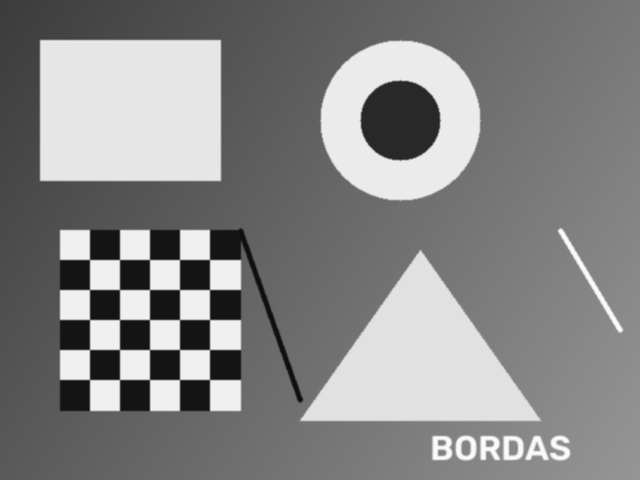
#> input picture imagens/entrada/teste.png, 640 x 480 px; its folder holds 2 pictures in this run
$ python utils.py   (older library calls are emulated)
#> lines starting #> are read from the running program, lines starting #| are printed output that depends on the picture; after the words box and inside, x2 and y2 are one past the last pixel; in counts of white or black regions, pixels touching at a corner belong together
### src/operadores.py
"""Operadores de gradiente Prewitt e Sobel e operações auxiliares.

Responsável: Fernando Barros Greca.

Os operadores estimam as derivadas horizontal (Gx) e vertical (Gy) por
correlação com kernels 3×3. Os resultados são mantidos em float64 para
preservar valores negativos e evitar perder bordas de uma das polaridades.
"""

import cv2
import numpy as np


# Gy é a transposta de Gx. A orientação do kernel segue a convenção de
# correlação de cv2.filter2D (o kernel não é invertido).
KERNELS: dict[str, tuple[np.ndarray, np.ndarray]] = {
    "prewitt": (
        np.array([[-1, 0, 1], [-1, 0, 1], [-1, 0, 1]], dtype=np.float64),
        np.array([[-1, -1, -1], [0, 0, 0], [1, 1, 1]], dtype=np.float64),
    ),
    "sobel": (
        np.array([[-1, 0, 1], [-2, 0, 2], [-1, 0, 1]], dtype=np.float64),
        np.array([[-1, -2, -1], [0, 0, 0], [1, 2, 1]], dtype=np.float64),
    ),
    "scharr": (
        np.array([[-3, 0, 3], [-10, 0, 10], [-3, 0, 3]], dtype=np.float64),
        np.array([[-3, -10, -3], [0, 0, 0], [3, 10, 3]], dtype=np.float64),
    ),
}


# [41 lines left out: function convolucao_manual, not called in this run]


def aplicar_prewitt(img: np.ndarray) -> tuple[np.ndarray, np.ndarray]:
    """Calcula Gx e Gy da imagem usando os kernels Prewitt.

    Parâmetros:
        img: imagem 2D em tons de cinza.

    Retorna:
        Tupla (gx, gy) de matrizes float64, na mesma dimensão da imagem.
    """
    imagem = np.asarray(img)
    if imagem.ndim != 2:
        raise ValueError("A imagem deve ser uma matriz 2D em tons de cinza.")
    kernel_x, kernel_y = KERNELS["prewitt"]
    gx = cv2.filter2D(imagem, cv2.CV_64F, kernel_x)
    gy = cv2.filter2D(imagem, cv2.CV_64F, kernel_y)
    return gx, gy


# [23 lines left out: function figuras_sobel, not called in this run]


def aplicar_sobel(img: np.ndarray, ksize: int = 3) -> tuple[np.ndarray, np.ndarray]:
    """Calcula Gx e Gy com cv2.Sobel e profundidade float64.

    Parâmetros:
        img: imagem 2D em tons de cinza.
        ksize: tamanho do kernel Sobel; OpenCV aceita 1, 3, 5 ou 7.

    Retorna:
        Tupla (gx, gy) de matrizes float64, na mesma dimensão da imagem.
    """
    imagem = np.asarray(img)
    if imagem.ndim != 2:
        raise ValueError("A imagem deve ser uma matriz 2D em tons de cinza.")
    if ksize not in (1, 3, 5, 7):
        raise ValueError("ksize deve ser 1, 3, 5 ou 7 para o operador Sobel.")
    gx = cv2.Sobel(imagem, cv2.CV_64F, 1, 0, ksize=ksize)
    gy = cv2.Sobel(imagem, cv2.CV_64F, 0, 1, ksize=ksize)
    return gx, gy


def magnitude(gx: np.ndarray, gy: np.ndarray) -> np.ndarray:
    """Calcula a força do gradiente: sqrt(Gx² + Gy²), em float64.

    Parâmetros:
        gx: derivada horizontal.
        gy: derivada vertical, com o mesmo formato de gx.

    Retorna:
        Matriz float64 com a magnitude em cada pixel.
    """
    gradiente_x = np.asarray(gx, dtype=np.float64)
    gradiente_y = np.asarray(gy, dtype=np.float64)
    if gradiente_x.shape != gradiente_y.shape:
        raise ValueError("gx e gy precisam ter o mesmo formato.")
    return np.hypot(gradiente_x, gradiente_y)


# [15 lines left out: function direcao, not called in this run]

### src/scharr_parametros.py
"""Scharr e análise de parâmetros dos detectores de bordas por gradiente.

Responsável: Igor Domingues Pereira.

Os gradientes permanecem em float64. A normalização para 0..255 acontece
somente na visualização e antes de aplicar os limiares da figura 08.
"""

import cv2
import numpy as np


def aplicar_scharr(img: np.ndarray) -> tuple[np.ndarray, np.ndarray]:
    """Retorna (gx, gy) do Scharr 3x3, em float64 e no tamanho da imagem.

    img deve ser uma matriz 2D em tons de cinza. A profundidade CV_64F
    preserva tanto derivadas negativas quanto valores acima de 255.
    """
    imagem = np.asarray(img, dtype=np.float64)
    if imagem.ndim != 2 or imagem.size == 0:
        raise ValueError("A imagem deve ser uma matriz 2D não vazia em tons de cinza.")
    gx = cv2.Scharr(imagem, cv2.CV_64F, 1, 0)
    gy = cv2.Scharr(imagem, cv2.CV_64F, 0, 1)
    return gx, gy


# [133 lines left out: functions adicionar_ruido, limiarizar, figura_ksize, figura_blur_ruido, figura_limiar, comparar_rotacao, not called in this run]

### src/utils.py
"""
Funções utilitárias do projeto (Grupo 05 | Tema 03 | Detectores de Bordas por Gradiente).

Responsável: Felipe Caldeira Akryghti.

Este módulo reúne o que os outros módulos usam o tempo todo:
    - carregar_cinza : lê a imagem do disco já em tons de cinza (uint8)
    - normalizar     : converte gradientes float64 (com negativos) em uint8 0..255
    - salvar         : grava resultados em imagens/saida/
    - mostrar_grade  : monta uma grade de imagens com matplotlib
    - mapa_direcao   : pinta a direção do gradiente (matiz) e a força (brilho)

E gera duas figuras da apresentação:
    - figura_comparacao -> imagens/saida/05_comparacao_operadores.png
    - figura_direcao    -> imagens/saida/09_direcao.png
"""

import math
from pathlib import Path

import cv2
import matplotlib.pyplot as plt
import numpy as np

# Raiz do repositório = pasta acima de src/.
# Usamos o caminho deste arquivo (e não a pasta atual do terminal) para que
# o código funcione igual quando chamado do notebook (notebooks/), do
# Streamlit (app/) ou da raiz do repositório.
RAIZ = Path(__file__).resolve().parent.parent
PASTA_SAIDA = RAIZ / "imagens" / "saida"


# ---------------------------------------------------------------------------
# Funções do contrato
# ---------------------------------------------------------------------------

def carregar_cinza(caminho: str) -> np.ndarray:
    """Carrega uma imagem do disco em tons de cinza.

    Caminhos relativos são procurados primeiro a partir da pasta atual e,
    se não existirem ali, a partir da raiz do repositório. Assim
    "imagens/entrada/teste.png" funciona tanto na raiz quanto em notebooks/.

    Parâmetros:
        caminho: caminho do arquivo de imagem (png, jpg, ...).

    Retorna:
        Matriz 2D uint8 (valores de 0 a 255), um valor de brilho por pixel.

    Erros:
        FileNotFoundError: o arquivo não existe.
        ValueError: o arquivo existe, mas não é uma imagem válida.
    """
#> called with caminho = 'imagens/entrada/teste.png'
    arquivo = Path(caminho)
    if not arquivo.is_absolute() and not arquivo.exists():
        arquivo = RAIZ / arquivo

    if not arquivo.is_file():
        raise FileNotFoundError(
            f"Imagem não encontrada: '{caminho}'. Confira o nome do arquivo "
            f"e a pasta (exemplo: imagens/entrada/teste.png)."
        )

    # cv2.imread falha no Windows quando o caminho tem acentos
    # (ex.: "Área de Trabalho"). Por isso lemos os bytes com NumPy e
    # deixamos o OpenCV só decodificar o conteúdo.
    dados = np.fromfile(str(arquivo), dtype=np.uint8)
    imagem = None
    if dados.size > 0:
        # IMREAD_GRAYSCALE converte cor em cinza pela luminância:
        # Y = 0,299 R + 0,587 G + 0,114 B
        imagem = cv2.imdecode(dados, cv2.IMREAD_GRAYSCALE)
#> imagem is the input picture: shape (480, 640); min 15, max 250, mean 133.9

    if imagem is None:
        raise ValueError(
            f"O arquivo '{arquivo}' existe, mas não é uma imagem que o "
            f"OpenCV consiga ler."
        )
    return imagem


def normalizar(img: np.ndarray) -> np.ndarray:
    """Reescala os valores da imagem para 0..255 (min-max) e devolve uint8.

    Os gradientes saem em float64, com valores negativos e acima de 255,
    e não podem ser exibidos nem salvos diretamente. A normalização
    min-max leva o menor valor para 0 e o maior para 255:

        saida = (img - min) / (max - min) * 255

    Uma imagem constante (max == min, sem nenhuma borda) vira toda preta.

    Parâmetros:
        img: matriz de qualquer tipo numérico (uint8, float64, ...).

    Retorna:
        Matriz uint8 com o mesmo formato, valores entre 0 e 255.
    """
    # float64 primeiro: o OpenCV não aceita alguns tipos inteiros (ex.: int64).
    img = np.asarray(img, dtype=np.float64)
    return cv2.normalize(img, None, 0, 255, cv2.NORM_MINMAX, dtype=cv2.CV_8U)


def salvar(img: np.ndarray, nome: str) -> str:
    """Salva uma imagem em imagens/saida/, criando a pasta se ela não existir.

    Se a imagem não for uint8 (por exemplo, um gradiente float64), ela é
    normalizada para 0..255 antes de gravar. Sem extensão no nome, usa .png.

    Parâmetros:
        img: imagem em tons de cinza (2D) ou colorida em BGR (3 canais).
        nome: nome do arquivo, por exemplo "04_sobel_magnitude.png".

    Retorna:
        O caminho completo do arquivo salvo, como texto.
    """
    caminho = _caminho_saida(nome)
    img = np.asarray(img)
    if img.dtype != np.uint8:
        img = normalizar(img)

    # cv2.imwrite também falha com acentos no caminho no Windows, então
    # codificamos a imagem em memória (imencode) e gravamos os bytes.
    try:
        ok, conteudo = cv2.imencode(caminho.suffix, img)
    except cv2.error as erro:
        raise ValueError(f"Não foi possível salvar '{nome}': {erro}") from erro
    if not ok:
        raise ValueError(f"Não foi possível codificar a imagem '{nome}'.")
    conteudo.tofile(str(caminho))
    return str(caminho)


def mostrar_grade(imagens: list, titulos: list, colunas: int = 3,
                  nome_saida: str | None = None):
    """Mostra várias imagens lado a lado em uma grade (matplotlib).

    Regras de exibição:
        - imagens 2D aparecem em tons de cinza, de 0 (preto) a 255 (branco);
        - imagens que não são uint8 (gradientes float64) são normalizadas
          antes, com normalizar(); em Gx e Gy o zero vira cinza médio;
        - imagens de 3 canais são tratadas como BGR (padrão do OpenCV) e
          convertidas para RGB, que é o que o matplotlib espera;
        - os eixos (réguas com números) são escondidos.

    Em notebooks (Jupyter/Colab) a figura aparece na célula. Em scripts sem
    janela (backend "Agg", como no gerar_figuras.py) ela só é salva.

    Parâmetros:
        imagens: lista de matrizes NumPy.
        titulos: lista de títulos, um para cada imagem.
        colunas: quantas imagens por linha (padrão 3).
        nome_saida: se informado, salva a figura em imagens/saida/<nome_saida>.

    Retorna:
        O caminho do arquivo salvo, ou None se nome_saida não foi informado.
    """
    if len(imagens) == 0:
        raise ValueError("A lista de imagens está vazia.")
    if len(imagens) != len(titulos):
        raise ValueError(
            f"São {len(imagens)} imagens e {len(titulos)} títulos; "
            f"as quantidades precisam ser iguais."
        )

    colunas = max(1, min(colunas, len(imagens)))
    linhas = math.ceil(len(imagens) / colunas)
    figura, eixos = plt.subplots(linhas, colunas,
                                 figsize=(4.5 * colunas, 4.5 * linhas),
                                 squeeze=False)

    for eixo in eixos.flat:
        eixo.axis("off")  # também esconde as células vazias da última linha

    for eixo, img, titulo in zip(eixos.flat, imagens, titulos):
        img = np.asarray(img)
        if img.dtype != np.uint8:
            img = normalizar(img)
        if img.ndim == 3:
            eixo.imshow(cv2.cvtColor(img, cv2.COLOR_BGR2RGB))
        else:
            # vmin/vmax fixos: 0 é sempre preto e 255 sempre branco
            # (sem isso o matplotlib reescalaria cada imagem por conta própria).
            eixo.imshow(img, cmap="gray", vmin=0, vmax=255)
        eixo.set_title(titulo, fontsize=13)

    figura.tight_layout()

    caminho = None
    if nome_saida:
        caminho = str(_caminho_saida(nome_saida))
        figura.savefig(caminho, dpi=150, bbox_inches="tight", facecolor="white")
    _exibir_e_fechar(figura)
    return caminho


def mapa_direcao(gx: np.ndarray, gy: np.ndarray) -> np.ndarray:
    """Gera uma imagem colorida da direção do gradiente.

    Usa o espaço de cores HSV:
        H (matiz)      = direção  theta = arctan2(Gy, Gx)
        S (saturação)  = 255 (cores puras)
        V (brilho)     = magnitude G = sqrt(Gx² + Gy²), normalizada para 0..255

    Assim, a cor diz para onde a intensidade cresce e o brilho diz quão
    forte é a borda. Regiões lisas (G perto de 0) ficam pretas.

    Convenção de ângulos (o eixo y da imagem aponta para BAIXO):
        0° -> direita (vermelho), 90° -> baixo, 180° -> esquerda (ciano),
        270° (= -90°) -> cima.

    Parâmetros:
        gx: derivada na direção x (float64).
        gy: derivada na direção y (float64), mesmo formato de gx.

    Retorna:
        Imagem BGR uint8 (formato do OpenCV), mesmo tamanho de gx.
    """
    gx = np.asarray(gx, dtype=np.float64)
    gy = np.asarray(gy, dtype=np.float64)
    if gx.shape != gy.shape:
        raise ValueError(f"gx {gx.shape} e gy {gy.shape} têm formatos diferentes.")

    # arctan2 devolve o ângulo em (-180°, 180°]; o resto da divisão por 360
    # leva para [0°, 360°), que é a volta completa do círculo de cores.
    angulo = np.degrees(np.arctan2(gy, gx)) % 360.0

    # No OpenCV, com uint8, a matiz vai de 0 a 179 (cada unidade = 2 graus).
    matiz = (np.round(angulo / 2.0) % 180).astype(np.uint8)
    saturacao = np.full(gx.shape, 255, dtype=np.uint8)
    brilho = normalizar(np.hypot(gx, gy))  # hypot = sqrt(gx² + gy²)

    hsv = cv2.merge([matiz, saturacao, brilho])
    return cv2.cvtColor(hsv, cv2.COLOR_HSV2BGR)


# ---------------------------------------------------------------------------
# Figuras da apresentação (05 e 09)
# ---------------------------------------------------------------------------

def figura_comparacao(img: np.ndarray) -> str:
    """Gera 05_comparacao_operadores.png: magnitude de Prewitt, Sobel e Scharr.

    Mostra lado a lado a imagem original e a magnitude G = sqrt(Gx² + Gy²)
    de cada operador. Cada magnitude é normalizada para 0..255 para ser
    exibida; o título mostra o valor máximo original, porque a escala dos
    operadores é diferente (soma dos pesos de um lado do kernel:
    Prewitt 3, Sobel 4, Scharr 16).

    Parâmetros:
        img: imagem em tons de cinza (uint8).

    Retorna:
        O caminho do arquivo salvo.
    """
    # Importados aqui dentro (e não no topo do arquivo) para evitar import
    # circular: os outros módulos também podem importar funções deste.
    from src.operadores import aplicar_prewitt, aplicar_sobel, magnitude
    from src.scharr_parametros import aplicar_scharr

    magnitudes = {
        "Prewitt": magnitude(*aplicar_prewitt(img)),
        "Sobel": magnitude(*aplicar_sobel(img)),
        "Scharr": magnitude(*aplicar_scharr(img)),
    }
#> in aplicar_prewitt, `gy = cv2.filter2D(imagem, cv2.CV_64F, kernel_y)`:
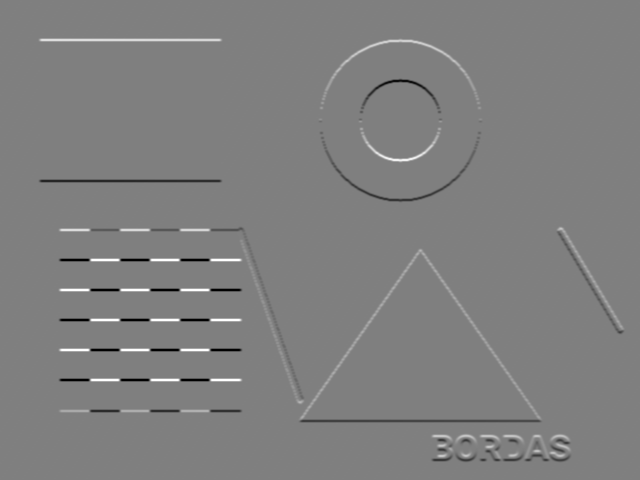
#> gy: shape (480, 640) float64; min -504, max 504, mean 0.4; drawn with min black and max white

    imagens = [img]
    titulos = ["Original"]
    for nome, mag in magnitudes.items():
        imagens.append(normalizar(mag))
        titulos.append(f"{nome}\nmáx = {mag.max():.0f}")
#> this loop made 3 passes
#> nome on passes 1 to 3: 'Prewitt', 'Sobel', 'Scharr'
#> after the loop, imagens = 4 items; titulos = 4 items

    return mostrar_grade(imagens, titulos, colunas=4,
                         nome_saida="05_comparacao_operadores.png")
#> in mostrar_grade, `colunas = max(1, min(colunas, len(imagens)))`: colunas = 4
#> in mostrar_grade, `linhas = math.ceil(len(imagens) / colunas)`: linhas = 1
#> the loop in mostrar_grade, `for eixo in eixos.flat:` made 4 passes
#> the loop in mostrar_grade, `for eixo, img, titulo in zip(eixos.flat, imagens, titulos):` made 4 passes


def figura_direcao(img: np.ndarray) -> str:
    """Gera 09_direcao.png: mapa de direção do gradiente com legenda de cores.

    Calcula Gx e Gy com Sobel 3x3, pinta a direção com mapa_direcao() e
    desenha ao lado uma roda de cores que explica qual cor corresponde a
    cada ângulo.

    Parâmetros:
        img: imagem em tons de cinza (uint8).

    Retorna:
        O caminho do arquivo salvo.
    """
    from src.operadores import aplicar_sobel  # import local (ver figura_comparacao)

    gx, gy = aplicar_sobel(img)
    mapa = mapa_direcao(gx, gy)

    figura = plt.figure(figsize=(15, 5.4))
    grade = figura.add_gridspec(1, 3, width_ratios=[1, 1, 0.8], wspace=0.08)

    eixo_original = figura.add_subplot(grade[0])
    eixo_original.imshow(img, cmap="gray", vmin=0, vmax=255)
    eixo_original.set_title("Original", fontsize=13)
    eixo_original.axis("off")

    eixo_mapa = figura.add_subplot(grade[1])
    eixo_mapa.imshow(cv2.cvtColor(mapa, cv2.COLOR_BGR2RGB))
    eixo_mapa.set_title("Direção do gradiente (Sobel 3×3)", fontsize=13)
    eixo_mapa.axis("off")

    _desenhar_legenda_direcao(figura.add_subplot(grade[2]))

    caminho = str(_caminho_saida("09_direcao.png"))
    figura.savefig(caminho, dpi=150, bbox_inches="tight", facecolor="white")
    _exibir_e_fechar(figura)
    return caminho


# ---------------------------------------------------------------------------
# Funções auxiliares internas (o "_" no nome indica uso só neste arquivo)
# ---------------------------------------------------------------------------

def _caminho_saida(nome: str) -> Path:
    """Monta o caminho imagens/saida/<nome> e cria as pastas que faltarem."""
    caminho = PASTA_SAIDA / nome
    if caminho.suffix == "":
        caminho = caminho.with_suffix(".png")
    caminho.parent.mkdir(parents=True, exist_ok=True)
    return caminho


def _exibir_e_fechar(figura) -> None:
    """Mostra a figura quando há onde mostrar e depois libera a memória.

    No Jupyter/Colab, plt.show() desenha a figura na célula. Com o backend
    "Agg" (scripts e testes, sem janela) não há o que mostrar.
    """
    if plt.get_backend().lower() != "agg":
        plt.show()
    plt.close(figura)


def _roda_de_cores(tamanho: int = 301) -> np.ndarray:
    """Cria a roda de cores da legenda usando a própria mapa_direcao().

    Em cada ponto do disco o "gradiente" aponta para fora do centro
    (gx = x, gy = y). Assim cada ângulo recebe exatamente a cor que
    mapa_direcao() usa na imagem real, e o brilho cresce do centro
    (magnitude 0, preto) para a borda (magnitude máxima).

    Retorna:
        Imagem RGBA (fora do disco fica transparente).
    """
    eixo = np.linspace(-1.0, 1.0, tamanho)
    x, y = np.meshgrid(eixo, eixo)  # y cresce para baixo, como nas linhas da imagem
    dentro = np.hypot(x, y) <= 1.0
    roda = mapa_direcao(np.where(dentro, x, 0.0), np.where(dentro, y, 0.0))
    alfa = np.where(dentro, 255, 0).astype(np.uint8)
    return np.dstack([cv2.cvtColor(roda, cv2.COLOR_BGR2RGB), alfa])


def _desenhar_legenda_direcao(eixo) -> None:
    """Desenha a roda de cores com os ângulos principais marcados."""
    # extent com y de cima (-1) para baixo (+1): mesmo sentido da imagem.
    eixo.imshow(_roda_de_cores(), extent=(-1, 1, 1, -1))
    eixo.set_xlim(-1.9, 1.9)
    eixo.set_ylim(2.35, -1.75)  # y invertido: valores maiores ficam embaixo
    eixo.set_aspect("equal")
    eixo.axis("off")

    estilo = {"fontsize": 11, "color": "#333333", "ha": "center", "va": "center"}
    eixo.text(1.42, 0, "0°\n→", **estilo)
    eixo.text(0, 1.3, "↓ 90°", **estilo)
    eixo.text(-1.42, 0, "180°\n←", **estilo)
    eixo.text(0, -1.3, "↑ 270° (−90°)", **estilo)

    eixo.set_title("Legenda das cores", fontsize=13)
    eixo.text(0, 1.95,
              "cor = direção θ = arctan2(Gy, Gx)\n"
              "brilho = magnitude |G|\n"
              "o gradiente aponta do escuro para o claro",
              fontsize=10, color="#333333", ha="center", va="center")


if __name__ == "__main__":
    # Uso (na raiz do repositório):  python -m src.utils
    # Gera as figuras 05 e 09 a partir de imagens/entrada/teste.png.
    plt.switch_backend("Agg")
    imagem = carregar_cinza("imagens/entrada/teste.png")
    print("Figura salva em:", figura_comparacao(imagem))
#| Figura salva em: imagens/saida/05_comparacao_operadores.png
    print("Figura salva em:", figura_direcao(imagem))
#> in mapa_direcao, `matiz = (np.round(angulo / 2.0) % 180).astype(np.uint8)`:
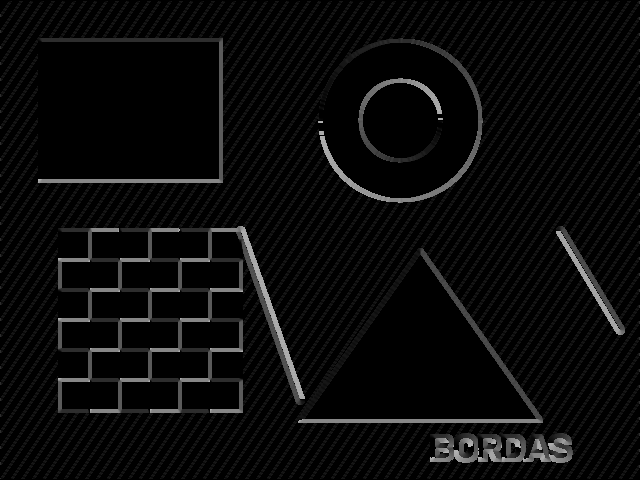
#> matiz: shape (480, 640); min 0, max 179, mean 10.3
#> in mapa_direcao (call 2), `brilho = normalizar(np.hypot(gx, gy))`:
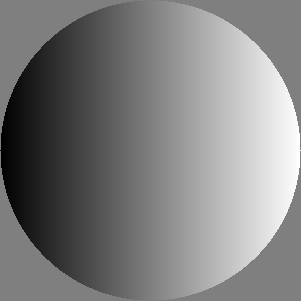
#> gx: shape (301, 301) float64; min -1, max 1, mean -2.12e-05; drawn with min black and max white
#> in mapa_direcao (call 2), `hsv = cv2.merge([matiz, saturacao, brilho])`:
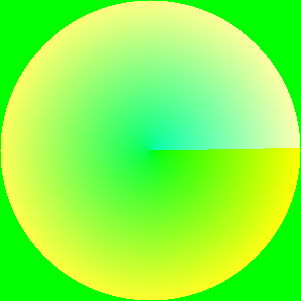
#> hsv: shape (301, 301, 3); mean of channels 0, 1, 2 69.8, 255, 132.6; drawn as B, G, R
#> in _roda_de_cores, `roda = mapa_direcao(np.where(dentro, x, 0.0), np.where(dentro, y, 0.0))`:
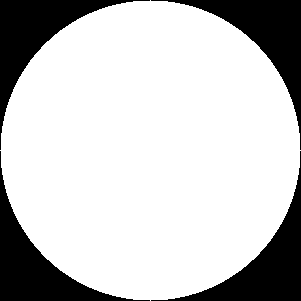
#> dentro: shape (301, 301) bool; 78% white; 4 black regions, box (x1, y1, x2, y2) and area: (151, 151, 301, 301) 4982, (151, 0, 301, 150) 4981, (0, 151, 150, 301) 4981, (0, 0, 150, 150) 4980
#> in _roda_de_cores, `return np.dstack([cv2.cvtColor(roda, cv2.COLOR_BGR2RGB), alfa])`:
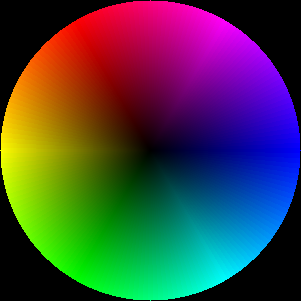
#> returned value: shape (301, 301, 4); mean of channels 0, 1, 2, 3 66.2, 66.2, 66.2, 198.9; drawn as B, G, R
#> in figura_direcao, `figura.savefig(caminho, dpi=150, bbox_inches="tight", facecolor="white")`:
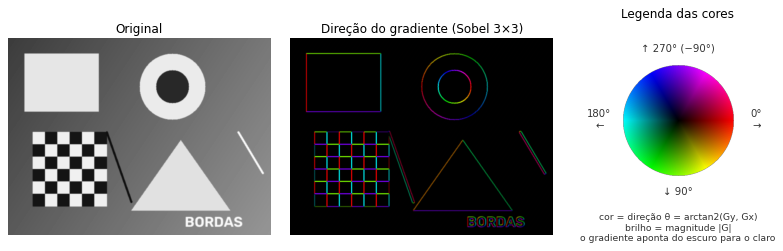
#> figure drawn by matplotlib, 3 panels
#| Figura salva em: imagens/saida/09_direcao.png
